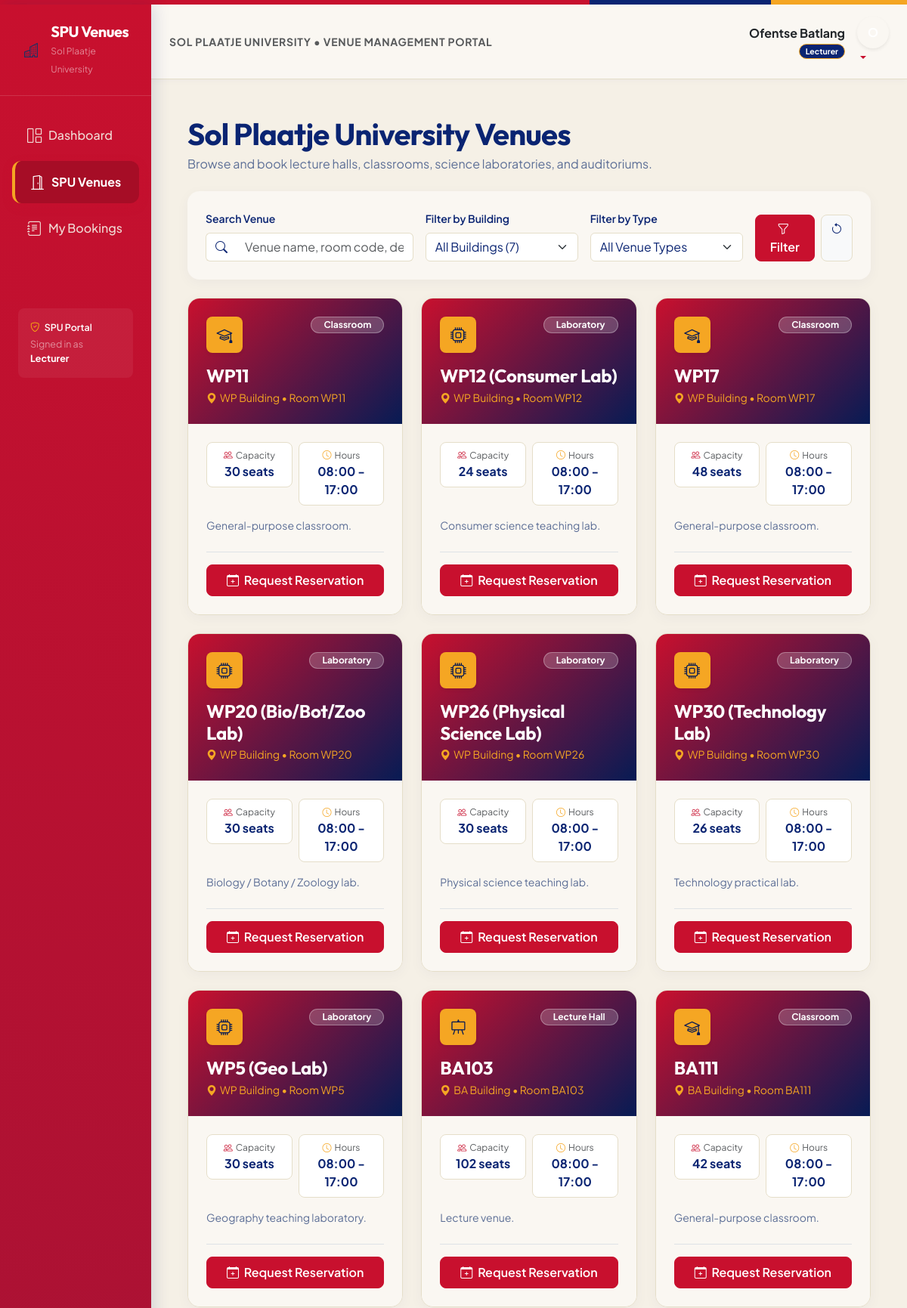
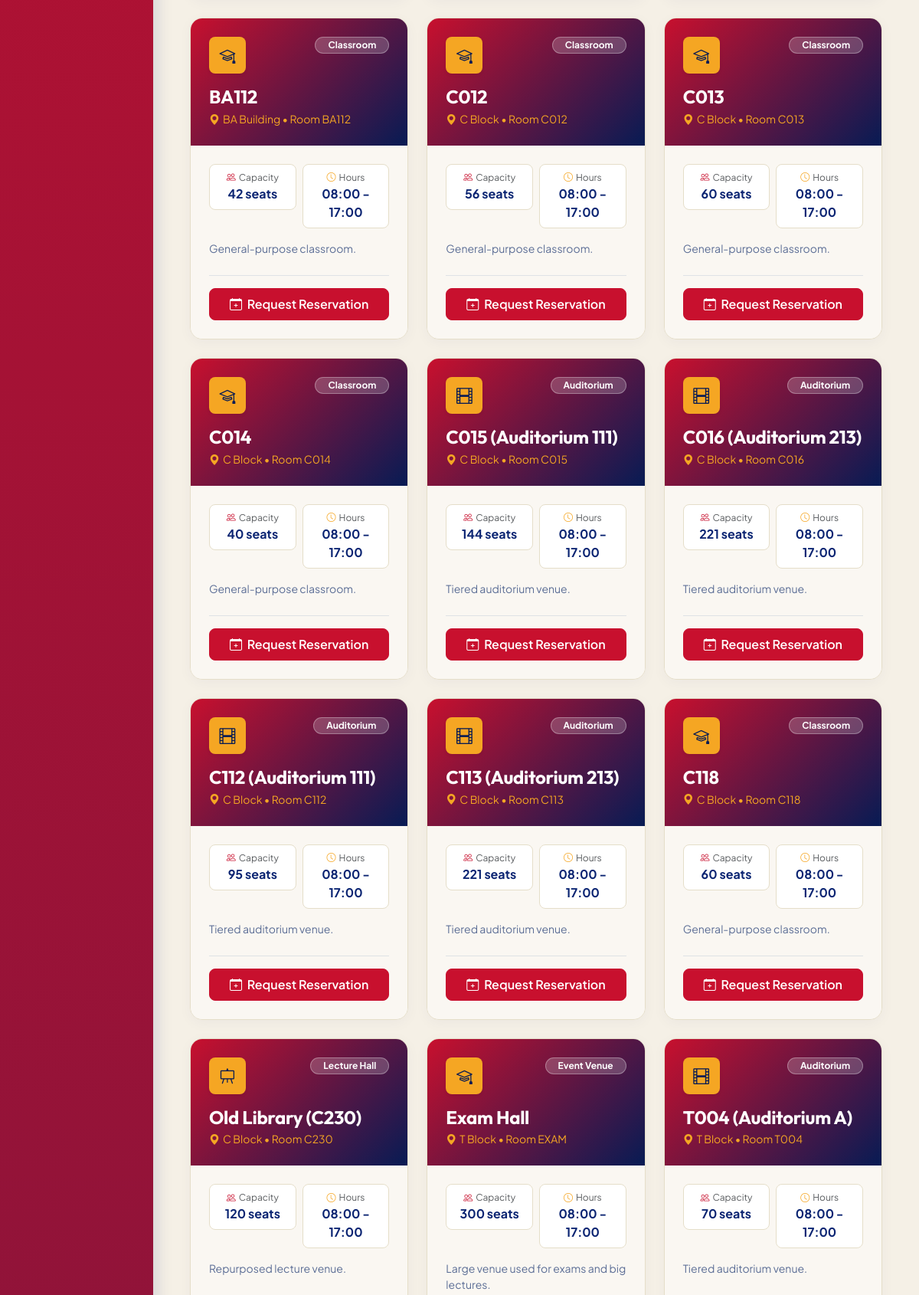
The page /dashboard/resources/ (signed in, upper part) on the database its author committed (2 pictures, top to bottom).
### users/models.py (models this page shows, shortened)
class User(AbstractBaseUser, PermissionsMixin):
    ROLE_CHOICES = (
        ('admin', 'Admin'),
        ('lecturer', 'Lecturer'),
        ('student_leader', 'Student Leader'),
    )
    LEADERSHIP_ROLE_CHOICES = (
        ('peer_mentor', 'Peer Mentor'),
        ('tutor', 'Tutor'),
        ('house_committee', 'House Committee'),
        ('sub_warden', 'Sub Warden'),
        ('wellness_warrior', 'Wellness Warrior'),
        ('society_leader', 'Society Leader'),
        ('src', 'SRC Representative'),
    )
    full_name = models.CharField(max_length=100)
    student_number = models.CharField(max_length=30, unique=True, null=True, blank=True)
    email = models.EmailField(unique=True, max_length=255)
    phone_number = models.CharField(max_length=30, blank=True)
    role = models.CharField(max_length=20, choices=ROLE_CHOICES, default='student_leader')
    leadership_role = models.CharField(max_length=30, choices=LEADERSHIP_ROLE_CHOICES, blank=True)
    reset_token = models.CharField(max_length=100, blank=True, null=True)
    created_at = models.DateTimeField(default=timezone.now)
    is_active = models.BooleanField(default=True)
    is_staff = models.BooleanField(default=False)
    objects = UserManager()
    USERNAME_FIELD = 'email'
    REQUIRED_FIELDS = ['full_name']
    class Meta:
        db_table = 'users'
        ordering = ['-created_at']

### resources/models.py (models this page shows, shortened)
class Resource(models.Model):
    TYPE_CHOICES = (
        ('Laboratory', 'Laboratory'),
        ('Classroom', 'Classroom'),
        ('Lecture Hall', 'Lecture Hall'),
        ('Auditorium', 'Auditorium'),
        ('Tutorial Room', 'Tutorial Room'),
        ('Event Venue', 'Event Venue'),
        ('Computer Lab', 'Computer Lab'),
    )
    name = models.CharField(max_length=150)
    building = models.ForeignKey(Building, on_delete=models.CASCADE, related_name='venues', null=True, blank=True)
    room_number = models.CharField(max_length=50, blank=True, default='')
    venue_type = models.CharField(max_length=50, choices=TYPE_CHOICES, default='Classroom', db_index=True)
    capacity = models.PositiveIntegerField(null=True, blank=True)
    description = models.TextField(null=True, blank=True)
    opening_time = models.TimeField(default=time(8, 0))
    closing_time = models.TimeField(default=time(17, 0))
    manager_id = models.CharField(max_length=100, default='22222222-2222-2222-2222-222222222222')
    created_at = models.DateTimeField(default=timezone.now)
    class Meta:
        db_table = 'venues'
        ordering = ['building', 'name']

class Building(models.Model):
    campus_id = models.IntegerField(default=1)
    name = models.CharField(max_length=100)
    class Meta:
        db_table = 'buildings'
        ordering = ['id']

### dashboard_app/views.py (the view, shortened to what this page needs)
# urls.py: path('resources/', views.dashboard_resources, name='resources'),
@login_required
def dashboard_resources(request):
    resources = Resource.objects.select_related('building').all().order_by('building', 'name')
    building_filter = request.GET.get('building', '')
    type_filter = request.GET.get('type', '')
    search = request.GET.get('search', '')
    if building_filter:
        resources = resources.filter(building_id=building_filter)
    if type_filter:
        resources = resources.filter(venue_type=type_filter)
    context = {
        'resources': resources,
        'buildings': Building.objects.all(),
        'selected_building': building_filter,
        'type_filter': type_filter,
        'search': search,
        'type_choices': Resource.TYPE_CHOICES,
    }
    return render(request, 'dashboard/resources.html', context)

### dashboard_app/templates/dashboard/resources.html (shortened to what this page needs)
{% extends "base.html" %}
{% block content %}
<div class="d-flex justify-content-between align-items-center mb-4 flex-wrap gap-3">
    <div>
        <h1 class="fw-bold mb-1" style="color: var(--spu-navy);">Sol Plaatje University Venues</h1>
        <p class="text-muted mb-0" style="color: var(--spu-text-muted) !important;">Browse and book lecture halls, classrooms, science laboratories, and auditoriums.</p>
    </div>
</div>
<div class="card spu-card mb-4 border-0">
    <div class="card-body p-4">
        <form method="GET" class="row g-3 align-items-end">
            <div class="col-md-4">
                <label class="form-label small fw-semibold" style="color: var(--spu-navy);">Search Venue</label>
                <div class="input-group">
                    <span class="input-group-text bg-white border-end-0" style="border-color: var(--spu-border); color: var(--spu-navy);"><i class="bi bi-search"></i></span>
                    <input type="text" name="search" class="form-control border-start-0" placeholder="Venue name, room code, description..." value="{{ search|default:'' }}">
                </div>
            </div>
            <div class="col-md-3">
                <label class="form-label small fw-semibold" style="color: var(--spu-navy);">Filter by Building</label>
                <select name="building" class="form-select">
                    <option value="">All Buildings (7)</option>
                </select>
            </div>
            <div class="col-md-3">
                <label class="form-label small fw-semibold" style="color: var(--spu-navy);">Filter by Type</label>
                <select name="type" class="form-select">
                    <option value="">All Venue Types</option>
                </select>
            </div>
            <div class="col-md-2">
                <div class="d-flex gap-2">
                    <button type="submit" class="btn btn-spu-primary rounded-3 w-100"><i class="bi bi-funnel me-1"></i> Filter</button>
                    <a href="{% url 'dashboard:resources' %}" class="btn btn-light border rounded-3" style="border-color: var(--spu-border) !important; color: var(--spu-navy);" title="Clear Filters"><i class="bi bi-arrow-counterclockwise"></i></a>
                </div>
            </div>
        </form>
    </div>
</div>
{% if resources %}
<div class="row g-4">
    {% for r in resources %}
    <div class="col-lg-4 col-md-6">
        <div class="card spu-card h-100 overflow-hidden d-flex flex-column">
            <div class="p-4 text-white position-relative" style="background: linear-gradient(135deg, var(--spu-red) 0%, var(--spu-navy-dark) 100%);">
                <div class="d-flex justify-content-between align-items-start mb-3">
                    <div class="rounded-3 d-flex align-items-center justify-content-center fw-bold shadow-sm" style="width:48px;height:48px;background: var(--spu-orange); color: var(--spu-navy-dark); font-size:1.3rem;">
                        <i class="bi bi-{% if r.venue_type == 'Laboratory' or r.venue_type == 'Computer Lab' %}cpu{% elif r.venue_type == 'Auditorium' %}film{% elif r.venue_type == 'Lecture Hall' %}easel{% else %}mortarboard{% endif %}"></i>
                    </div>
                    <span class="badge rounded-pill px-3 py-1 fw-bold" style="background: rgba(255,255,255,0.2); color: #FFFFFF; border: 1px solid rgba(255,255,255,0.3);">
                        {{ r.venue_type }}
                    </span>
                </div>
                <h4 class="fw-bold mb-1 text-white" style="letter-spacing: -0.3px;">{{ r.name }}</h4>
                <div class="small opacity-90 d-flex align-items-center gap-1" style="color: var(--spu-orange) !important;">
                    <i class="bi bi-geo-alt-fill"></i>
                    <span>{{ r.building.name|default:'SPU Campus' }} &bull; Room {{ r.room_number|default:'—' }}</span>
                </div>
            </div>
            <div class="card-body p-4 d-flex flex-column justify-content-between" style="background: var(--spu-card-bg);">
                <div>
                    <div class="row g-2 mb-3 small">
                        <div class="col-6">
                            <div class="rounded-3 p-2 text-center border" style="background: #FFFFFF; border-color: var(--spu-border) !important;">
                                <span class="text-muted d-block" style="font-size:0.75rem;"><i class="bi bi-people me-1" style="color: var(--spu-red);"></i>Capacity</span>
                                <strong class="fs-6" style="color: var(--spu-navy);">{{ r.capacity|default:'—' }} seats</strong>
                            </div>
                        </div>
                        <div class="col-6">
                            <div class="rounded-3 p-2 text-center border" style="background: #FFFFFF; border-color: var(--spu-border) !important;">
                                <span class="text-muted d-block" style="font-size:0.75rem;"><i class="bi bi-clock me-1" style="color: var(--spu-orange);"></i>Hours</span>
                                <strong class="fs-6" style="color: var(--spu-navy);">{{ r.opening_time|time:"H:i" }} - {{ r.closing_time|time:"H:i" }}</strong>
                            </div>
                        </div>
                    </div>
                    {% if r.description %}
                    <p class="small mb-4" style="color: var(--spu-text-muted);">{{ r.description }}</p>
                    {% endif %}
                </div>
                <div class="pt-3 border-top d-flex gap-2">
                    {% if user.role == 'admin' %}
                    <a href="{% url 'dashboard:resources_edit' r.id %}" class="btn btn-sm btn-outline-secondary rounded-3 px-3 py-2 flex-grow-1" style="border-color: var(--spu-border); color: var(--spu-navy);">
                        <i class="bi bi-pencil me-1"></i> Edit Venue
                    </a>
                    <a href="{% url 'dashboard:resources_delete' r.id %}" class="btn btn-sm btn-outline-danger rounded-3 px-3 py-2" onclick="return confirm('Delete this venue?');">
                        <i class="bi bi-trash"></i>
                    </a>
                    {% else %}
                    <a href="{% url 'dashboard:booking_create' r.id %}" class="btn btn-spu-primary rounded-3 w-100 py-2 fw-semibold">
                        <i class="bi bi-calendar-plus me-1"></i> Request Reservation
                    </a>
                    {% endif %}
                </div>
            </div>
        </div>
    </div>
    {% endfor %}
</div>
{% endif %}
{% endblock %}

### templates/base.html (shortened to what this page needs)
{% load static %}
<!DOCTYPE html>
<html lang="en">
<head>
    <link href="https://cdn.jsdelivr.net/npm/bootstrap@5.3.2/dist/css/bootstrap.min.css" rel="stylesheet">
    <link href="https://cdn.jsdelivr.net/npm/bootstrap-icons@1.11.3/font/bootstrap-icons.css" rel="stylesheet">
</head>
<body>
    <div class="spu-brand-ribbon"></div>
    {% if user.is_authenticated %}
    <div class="container-fluid">
        <div class="row">
            <nav class="col-md-3 col-lg-2 d-md-block sidebar collapse show px-0 py-4">
                <div class="px-4 mb-4 brand-container pb-4">
                    <div class="d-flex align-items-center gap-2">
                        <div class="rounded-3 bg-warning text-primary d-flex align-items-center justify-content-center fw-bold" style="width: 38px; height: 38px; font-size: 1.2rem; background-color: var(--spu-gold) !important; color: var(--spu-blue) !important;">
                            <i class="bi bi-buildings"></i>
                        </div>
                        <div>
                            <h5 class="text-white mb-0 fw-bold" style="letter-spacing: -0.5px;">SPU Venues</h5>
                            <small class="text-white-50" style="font-size: 0.75rem;">Sol Plaatje University</small>
                        </div>
                    </div>
                </div>
                <ul class="nav flex-column px-3">
                    <li class="nav-item">
                        <a class="nav-link {% if request.resolver_match.url_name == 'home' %}active{% endif %}" href="{% url 'dashboard:home' %}">
                            <i class="bi bi-grid-1x2"></i> Dashboard
                        </a>
                    </li>
                    <li class="nav-item">
                        <a class="nav-link {% if 'resources' in request.resolver_match.url_name %}active{% endif %}" href="{% url 'dashboard:resources' %}">
                            <i class="bi bi-door-open"></i> SPU Venues
                        </a>
                    </li>
                    {% if user.role == 'lecturer' or user.role == 'student_leader' %}
                    <li class="nav-item">
                        <a class="nav-link {% if 'booking_reports' in request.resolver_match.url_name %}active{% endif %}" href="{% url 'dashboard:booking_reports' %}">
                            <i class="bi bi-journal-text"></i> My Bookings
                        </a>
                    </li>
                    {% endif %}
                </ul>
                <div class="px-4 mt-5 pt-4 text-white-50" style="font-size: 0.78rem;">
                    <div class="p-3 rounded-3" style="background: rgba(255,255,255,0.06);">
                        <div class="fw-semibold text-white mb-1"><i class="bi bi-shield-check me-1 text-warning"></i> SPU Portal</div>
                        <div>Signed in as <strong class="text-white">{{ user.get_role_display }}</strong></div>
                    </div>
                </div>
            </nav>
            <main class="col-md-9 ms-sm-auto col-lg-10 px-0">
                <nav class="navbar navbar-expand-lg top-navbar px-4 py-3">
                    <div class="container-fluid px-0">
                        <div class="d-flex align-items-center">
                            <span class="fw-bold text-muted small text-uppercase" style="letter-spacing: 0.05em;">
                                Sol Plaatje University &bull; Venue Management Portal
                            </span>
                        </div>
                        <div class="ms-auto d-flex align-items-center gap-3">
                            <div class="text-end d-none d-sm-block">
                                <div class="fw-bold text-dark">{{ user.full_name }}</div>
                                <div class="small">
                                    {% if user.role == 'admin' %}
                                        <span class="badge badge-role-admin rounded-pill px-2 py-1">Administrator</span>
                                    {% elif user.role == 'lecturer' %}
                                        <span class="badge badge-role-lecturer rounded-pill px-2 py-1">Lecturer</span>
                                    {% else %}
                                        <span class="badge badge-role-student rounded-pill px-2 py-1">Student Leader</span>
                                    {% endif %}
                                </div>
                            </div>
                            <div class="dropdown">
                                <a href="#" class="d-block text-decoration-none dropdown-toggle" data-bs-toggle="dropdown" aria-expanded="false">
                                    <div class="rounded-circle text-white d-flex align-items-center justify-content-center fw-bold shadow-sm" style="width:42px; height:42px; background: var(--spu-blue); border: 2px solid var(--spu-gold);">
                                    </div>
                                </a>
                            </div>
                        </div>
                    </div>
                </nav>
                <div class="p-4 p-md-5">
                    {% block content %}{% endblock %}
                </div>
            </main>
        </div>
    </div>
    {% else %}
        {% block auth_content %}{% endblock %}
    {% endif %}
</body>
</html>

### rows shown on the page
User: role "Lecturer", full_name "Ofentse Batlang"
Resource: venue_type "Classroom", name "WP11", building.name "WP Building", room_number "WP11", capacity "30", opening_time "08:00", closing_time "17:00", description "General-purpose classroom.", shows "Request Reservation"
Resource: venue_type "Laboratory", name "WP12 (Consumer Lab)", building.name "WP Building", room_number "WP12", capacity "24", opening_time "08:00", closing_time "17:00", description "Consumer science teaching lab.", shows "Request Reservation"
Resource: venue_type "Classroom", name "WP17", building.name "WP Building", room_number "WP17", capacity "48", opening_time "08:00", closing_time "17:00", description "General-purpose classroom.", shows "Request Reservation"
Resource: venue_type "Laboratory", name "WP20 (Bio/Bot/Zoo Lab)", building.name "WP Building", room_number "WP20", capacity "30", opening_time "08:00", closing_time "17:00", description "Biology / Botany / Zoology lab.", shows "Request Reservation"
Resource: venue_type "Laboratory", name "WP26 (Physical Science Lab)", building.name "WP Building", room_number "WP26", capacity "30", opening_time "08:00", closing_time "17:00", description "Physical science teaching lab.", shows "Request Reservation"
Resource: venue_type "Laboratory", name "WP30 (Technology Lab)", building.name "WP Building", room_number "WP30", capacity "26", opening_time "08:00", closing_time "17:00", description "Technology practical lab.", shows "Request Reservation"
Resource: venue_type "Laboratory", name "WP5 (Geo Lab)", building.name "WP Building", room_number "WP5", capacity "30", opening_time "08:00", closing_time "17:00", description "Geography teaching laboratory.", shows "Request Reservation"
Resource: venue_type "Lecture Hall", name "BA103", building.name "BA Building", room_number "BA103", capacity "102", opening_time "08:00", closing_time "17:00", description "Lecture venue.", shows "Request Reservation"
Resource: venue_type "Classroom", name "BA111", building.name "BA Building", room_number "BA111", capacity "42", opening_time "08:00", closing_time "17:00", description "General-purpose classroom.", shows "Request Reservation"
Resource: venue_type "Classroom", name "BA112", building.name "BA Building", room_number "BA112", capacity "42", opening_time "08:00", closing_time "17:00", description "General-purpose classroom.", shows "Request Reservation"
Resource: venue_type "Classroom", name "C012", building.name "C Block", room_number "C012", capacity "56", opening_time "08:00", closing_time "17:00", description "General-purpose classroom.", shows "Request Reservation"
Resource: venue_type "Classroom", name "C013", building.name "C Block", room_number "C013", capacity "60", opening_time "08:00", closing_time "17:00", description "General-purpose classroom.", shows "Request Reservation"
Resource: venue_type "Classroom", name "C014", building.name "C Block", room_number "C014", capacity "40", opening_time "08:00", closing_time "17:00", description "General-purpose classroom.", shows "Request Reservation"
Resource: venue_type "Auditorium", name "C015 (Auditorium 111)", building.name "C Block", room_number "C015", capacity "144", opening_time "08:00", closing_time "17:00", description "Tiered auditorium venue.", shows "Request Reservation"
Resource: venue_type "Auditorium", name "C016 (Auditorium 213)", building.name "C Block", room_number "C016", capacity "221", opening_time "08:00", closing_time "17:00", description "Tiered auditorium venue.", shows "Request Reservation"
Resource: venue_type "Auditorium", name "C112 (Auditorium 111)", building.name "C Block", room_number "C112", capacity "95", opening_time "08:00", closing_time "17:00", description "Tiered auditorium venue.", shows "Request Reservation"
Resource: venue_type "Auditorium", name "C113 (Auditorium 213)", building.name "C Block", room_number "C113", capacity "221", opening_time "08:00", closing_time "17:00", description "Tiered auditorium venue.", shows "Request Reservation"
Resource: venue_type "Classroom", name "C118", building.name "C Block", room_number "C118", capacity "60", opening_time "08:00", closing_time "17:00", description "General-purpose classroom.", shows "Request Reservation"
Resource: venue_type "Lecture Hall", name "Old Library (C230)", building.name "C Block", room_number "C230", capacity "120", opening_time "08:00", closing_time "17:00", description "Repurposed lecture venue."
Resource: venue_type "Event Venue", name "Exam Hall", building.name "T Block", room_number "EXAM", capacity "300", opening_time "08:00", closing_time "17:00", description "Large venue used for exams and big lectures."
Resource: venue_type "Auditorium", name "T004 (Auditorium A)", building.name "T Block", room_number "T004", capacity "70", opening_time "08:00", closing_time "17:00", description "Tiered auditorium venue."
